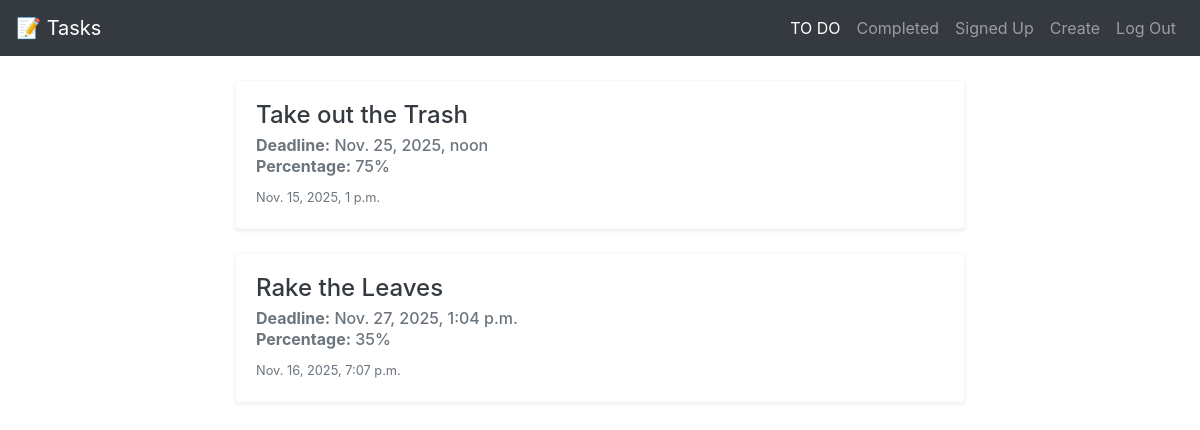
The page /signed_up (signed in) on the database its author committed.
### lists/models.py (models this page shows, shortened)
class JobListing(models.Model):
    my_id = models.AutoField(primary_key=True)
    title = models.CharField(max_length=255)
    description = models.TextField(blank=True)
    deadline = models.DateTimeField()
    timestamp = models.DateTimeField(auto_now_add=True)
    adjusted_timestamp = models.DateTimeField(blank=True, null=True)
    signed_up = models.ManyToManyField(settings.AUTH_USER_MODEL, blank=True)
    percentage = models.DecimalField(
        max_digits=3,  # Allows for values like 100
        decimal_places=0,
        validators=[MinValueValidator(Decimal('0')), MaxValueValidator(Decimal('100'))],
        default=0
        )
    @property
    def deadline_passed(self):
        return timezone.now() - timedelta(hours=6) > self.deadline
    @property
    def closing_soon(self):
        now = timezone.now() - timedelta(hours=6)
        return now < self.deadline <= now + timedelta(days=1)
    def __str__(self):
        return self.title

### lists/views.py (the view)
# urls.py: path('signed_up', views.signed_up, name='signed_up'),
@login_required(login_url='/login')
def signed_up(request):
    listings = JobListing.objects.filter(signed_up=request.user).order_by('deadline')
    message = None
    if not listings:
        message = 'You have signed up for no Jobs yet.'
    return render(request, 'index.html', {
        "listings": listings,
        "now": timedelta(hours=6),
        "message": message,
        "title": 'Signed Up'
    })

### lists/templates/index.html (shortened to what this page needs)
{% extends 'layout.html' %}
{% load tz %}
{% block body %}
  <div class="row">
    {% for listing in listings %}
      <div class="col-md-8 offset-md-2 mb-4">
        <a href="{% url 'listing_detail' listing.my_id %}" class="text-decoration-none text-dark">
        <div class="card shadow-sm border-{% if listing.deadline_passed and listing.percentage < 100 %}danger{% elif listing.percentage == 100 %}success{% elif listing.closing_soon and listing.percentage < 100 %}warning{% else %}light{% endif %}">
            <div class="card-body">
              <h4 class="card-title d-flex justify-content-between align-items-center">
                {{ listing }}
              </h4>
              <h6 class="card-subtitle mb-2 text-muted">
                <strong>Deadline:</strong> {{ listing.deadline|localtime }}
              </h6>
              <h6 class="card-subtitle mb-2 text-muted">
                <strong>Percentage:</strong> {{ listing.percentage }}%
              </h6>
              <p class="card-text">
                <small class="text-muted">{{ listing.adjusted_timestamp|localtime }}</small>
              </p>
            </div>
          </div>
        </a>
      </div>
    {% endfor %}
  </div>
{% endblock %}

### rows shown on the page
JobListing: title "Take out the Trash", deadline "Nov. 25, 2025, noon", percentage "75", adjusted_timestamp "Nov. 15, 2025, 1 p.m."
JobListing: title "Rake the Leaves", deadline "Nov. 27, 2025, 1:04 p.m.", percentage "35", adjusted_timestamp "Nov. 16, 2025, 7:07 p.m."
